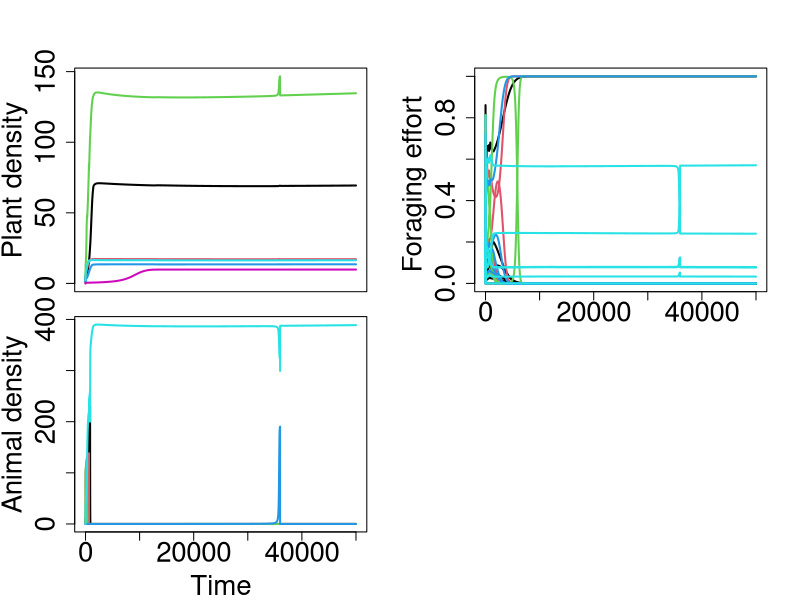
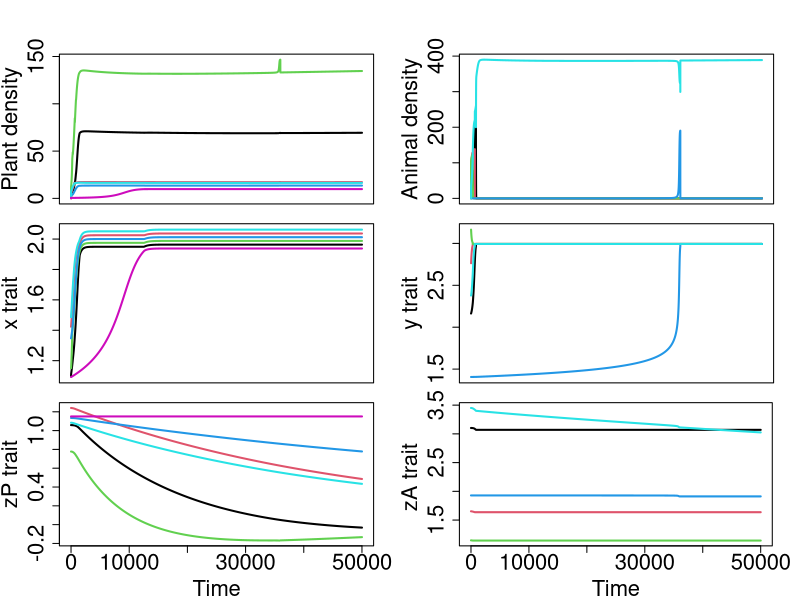

The R source for these figures, in order: (Note: this script raises an error after producing the figures.)
# Packages required for ODE and network metrics
library(deSolve)



M=6# No. of plant
N=5 # No. of animal
#set.seed(123)
{xP0=runif(M,1,1.5)
  xA0=runif(N,1,3.5)
  zP0=runif(M,0.5,1.5)
  zA0=runif(N,1,3.5)
  xm=2
  ym=3
  sd_k=exp(-1)
  sd_c=exp(-5)

  #Maximum carrying capacity
  K=10
  # Trait elongation cost
  lambdaP=0.08
  lambdaA=0.08
  # Intrinsic growth rate
  rP=matrix(runif(M,0,1), nr=M)
  rA=matrix(runif(N,0,1), nr=N)
  # floral resource production rate
  alpha=1*matrix(runif(M,0,1), nr=M)
  #floral resource decay rate
  w=1*matrix(runif(M,0,1), nr=M)

  mu=0.01
  s=0.05
  # Benefit scaling parameter
  c=1
  # Strength of assortative
  a=0.3

  #Initial foraging effort
  bet0<-matrix(1/M,M,N)
  #Initial density
  XP0<-matrix(runif(M,0,1), nr=M)
  XA0<-matrix(runif(N,0,1), nr=N)
  #Animal adaptation rate
  G=5*matrix(runif(N,1,2), nr=N)
  #Initial densities
  X0=rbind(XP0,XA0)}

# Mutualistic model function
lotka<-function(t,y,parameters){
  with(as.list(c(y,parameters)),{
    Xx<-y
    XP<-Xx[1:M]
    XA<-Xx[(M+1):(M+N)]
    bet<-matrix(Xx[(M+N+1):(M*N+M+N)],M,N)
    xP<-Xx[(M*N+M+N+1):(M*N+2*M+N)]
    zP<-Xx[(M*N+2*M+N+1):(M*N+3*M+N)]
    xA<-Xx[(M*N+3*M+N+1):(M*N+3*M+2*N)]
    zA<-Xx[(M*N+3*M+2*N+1):(M*N+3*M+3*N)]


    kP=K*exp(-((xP-xm)^2)/(2*(sd_k)^2))
    kA=K*exp(-((xA-ym)^2)/(2*(sd_k)^2))
    disMatP=c(matrix(xP,M,1))-matrix(xP,M,M, byrow = T)
    disMatA=c(matrix(xA,N,1))-matrix(xA,N,N, byrow = T)
    disMat=c(matrix(zP,M,1))-matrix(zA,M,N, byrow = T)
    cP=1*exp(-(disMatP^2)/(2*(sd_c)^2))
    cA=.1*exp(-(disMatA^2)/(2*(sd_c)^2))

    sigma_P=c*((1/(1+exp(-a*disMat)))-(exp(lambdaP*zP)-1))
    sigma_A=c*((1/(1+exp(a*disMat)))-matrix((exp(lambdaA*zA)-1),M,N, byrow = TRUE))



    dXP<-(rP-(rP*(cP%*%XP))/kP+(((sigma_P*bet)%*%XA)*(alpha))/(w+((sigma_A*bet)%*%XA)))

    dXA<-(rA-(rA*(cA%*%XA))/kA+(t(sigma_A*bet)%*%((alpha*XP)/(w+((sigma_A*bet)%*%XA)))))

    dX<-(Xx[1:(M+N)]*rbind(dXP,dXA))

    dbet<-((bet%*%diag(c(G)))*sweep((sigma_A*c(alpha)*c(XP))/c(w+((sigma_A*bet)%*%XA)),2,
                                   colSums((bet*sigma_A*c(alpha)*c(XP))/c(w+((sigma_A*bet)%*%XA))),"-"))


    #  Selection gradient of plant competitive trait
    gx=c(rP*XP/kP)*rowSums(cP*(-(xP-xm)/sd_k^2+disMatP/sd_c^2))

    # Selection gradient of plant mutualistic trait
    g_zi=(a*alpha*(((bet^2)*(sigma_P)*(sigma_A^2)*exp(a*disMat))%*%(XA^2)))/((((bet*sigma_A)%*%XA)+w)^2)+
      ((c(alpha)*bet*(a*sigma_P^2*exp(-a*disMat)-lambdaP*exp(lambdaP*zP)))%*%XA)/(((bet*sigma_A)%*%XA)+w)

    # Selection gradient of animal competitive trait
    gy=colSums((cA*(matrix((-(xA-ym)/sd_k^2),N,N,byrow = TRUE)+disMatA/sd_c^2))%*%diag(c((rA*XA/kA))))

    # Selection gradient of animal mutualistic trait
    g_zj=colSums((((c(-alpha*XP)*(bet^2)*(sigma_A)*(a*sigma_A^2*exp(a*disMat)-matrix(lambdaA*exp(lambdaA*zA),M,N, byrow = TRUE)))%*%diag((c(XA))))/c(((bet*sigma_A)%*%XA)+w)^2)+
                   (c(alpha*XP)*bet*(a*(sigma_A^2)*exp(a*disMat)-matrix(lambdaA*exp(lambdaA*zA),M,N, byrow = TRUE)))/c(((bet*sigma_A)%*%XA)+w))

    dxP=0.5*mu*s^2*XP*gx
    dzP=0.5*mu*s^2*XP*g_zi
    dxA=0.5*mu*s^2*XA*gy
    dzA=0.5*mu*s^2*XA*g_zj

    return(list(c(dX,dbet,dxP,dzP,dxA,dzA)))
  })
}


# Simulation of the model equation
{ yini=c(c(X0),c(bet0),xP0,zP0,xA0,zA0)
  times=seq(0,50000,1)
  parameters=list(rP=rP,rA=rA,alpha=alpha,w=w, G=G,c=c, a=a)
  solution<-ode(y=yini, times=times, func=lotka, parms=parameters)}

#Extraction of each state variables

{X<-as.matrix(solution[,2:(M+N+1)])
  ForEffMatA<-as.matrix(solution[,(M+N+2):(M*N+M+N+1)])
  x_trait<-as.matrix(solution[,(M*N+M+N+2):(M*N+2*M+N+1)])
  zP_trait<-as.matrix(solution[,(M*N+2*M+N+2):(M*N+3*M+N+1)])
  y_trait<-as.matrix(solution[,(M*N+3*M+N+2):(M*N+3*M+2*N+1)])
  zA_trait<-as.matrix(solution[,(M*N+3*M+2*N+2):(M*N+3*M+3*N+1)])
}

tail(X,5)
layout(matrix(1:4, ncol = 2), widths = 1, heights = c(1,1), respect = FALSE)
{
  par(mar = c(0.5, 4.5, 4.1, 2.0))
  matplot(X[,1:M], type = "l",lwd=2,lty = "solid" , pch = 1, col=1:M,
          main=NA,
          ylab = "Plant density", xlab = NA,xaxt="n",cex.lab=2.0,cex.axis=2.0)
  par(mar = c(4.1, 4.5, 1, 2.0))

  matplot(X[,(M+1):(M+N)], type = "l",lwd=2,lty = "solid" , pch=1,col = 1:N,
          main=NA, ylab = "Animal density", xlab = "Time",cex.lab=2.0,cex.axis=2.0)

  par(mar = c(0.5, 4.5, 4.1, 2.0))

  matplot(ForEffMatA, type = "l", lwd=2,lty ="solid" ,pch = 1, col = rep(1:N, each=M),
          main=NA ,ylab = "Foraging effort ",xlab="Time",
          cex.lab=2.0,cex.axis=2.0)
  #bipartite::plotweb(matrix(ForEffMatA[length(times),],M,N),method='normal')
}

layout(matrix(1:6, ncol = 2), widths = 1, heights = c(1,0.85,1), respect = FALSE)

{
  par(mar = c(0.5, 4.5, 4.1, 2.0))
  matplot(X[,1:M], type = "l",lwd=2,lty = "solid" , pch = 1, col=1:M,
          main=NA,
          ylab = "Plant density", xlab = NA,xaxt="n",cex.lab=2.0,cex.axis=2.0)

  par(mar = c(0.5, 4.5, 1, 2.0))
  matplot(x_trait, type = "l",lwd=2,lty = "solid" , pch = 1, col=1:M,
          main=NA,
          ylab = "x trait", xlab = NA,xaxt="n",cex.lab=2.0,cex.axis=2.0)
  par(mar = c(4.1, 4.5, 1, 2.0))
  matplot(zP_trait, lwd=2, type = "l",lty = "solid" , pch = 1, col=1:M,
          main=NA, ylab = "zP trait", xlab ="Time", cex.lab=2.0,cex.axis=2.0)

  par(mar = c(0.5, 4.5, 4.1, 2.0))
  matplot(X[,(M+1):(M+N)], type = "l",lwd=2,lty = "solid" , pch=1,col = 1:N,
          main=NA, ylab = "Animal density", xlab = NA,xaxt="n",cex.lab=2.0,cex.axis=2.0)

  par(mar = c(0.5, 4.5, 1, 2.0))
  matplot(y_trait, type = "l",lwd=2,lty = "solid" , pch=1,col = 1:N,
          main=NA, ylab = "y trait", xlab = "Time",xaxt="n",cex.lab=2.0,cex.axis=2.0)

  par(mar = c(4.1, 4.5, 1, 2.1))
  matplot(zA_trait, type = "l", lwd=2,lty ="solid" ,pch = 1, col = 1:N,
          main=NA ,ylab = "zA trait ",xlab="Time",
          cex.lab=2.0,cex.axis=2.0)
}


tail(X,5)
tail(x_trait,1)
tail(zP_trait,1)
tail(y_trait,1)
tail(zA_trait,1)


matrix(tail(ForEffMatA,1),M,N)

dev.copy(jpeg,"Densities2.jpeg",width = 300, height = 150,units = "mm", res = 400)

dev.off()





zA=zP=seq.int(1,10,1)
y1=exp(-(x^2)/(2*(exp(1))^2))
y2=1/(1+exp(0.6*x))
plot(x,y1,type = "l",lty = "solid" ,lwd=2, pch = 1)
plot(x,y2,type = "l",lty = "solid" ,lwd=2, pch = 1,col="blue")


x=seq(-5,5)
y=1/(1+exp(0.7*x))
plot(x,y,type = "l",lty = "solid" ,lwd=2, pch = 1)


disMat=c(matrix(zP,M,1))-matrix(zA,M,N, byrow = T)

sigma_P=c*((1/(1+exp(-a*disMat)))-(exp(0.1*zP)-1))
sigma_A=c*((1/(1+exp(a*disMat)))-matrix((exp(0.1*zA)-1),M,N, byrow = TRUE))
plot(disMat,sigma_P,col=1:10)
plot(disMat,sigma_A,col=1:10)



{xP0=c(1.56827,1.15267)
  xA0=c(2.6836,1.38599)
  zP0=c(0.82854,1.23288)
  zA0=c(2.43836,2.23784)
  xm=2
  ym=3
  sd_k=exp(-1)
  sd_c=exp(-2)

  #Maximum carrying capacity
  K=100
  # Trait elongation cost
  lambdaP=0.05
  lambdaA=0.05
  # Intrinsic growth rate
  rP=c(0.767,0.3717)
  rA=c(0.3111,0.3437)
  # floral resource production rate
  alpha=c(1,1)
  #floral resource decay rate
  w=c(1,1)

  mu=0.01
  s=0.05
  # Benefit scaling parameter
  c=.3
  # Strength of assortative
  a=0.3

  #Initial foraging effort
  bet0<-matrix(1/M,M,N)
  #Initial density
  XP0<-matrix(c(0.6761,0.727), nr=M)
  XA0<-matrix(c(0.978,0.1953), nr=N)
  #Animal adaptation rate
  G=matrix(c(10,20))
  #Initial densities
  X0=rbind(XP0,XA0)}

{xP0=runif(M,1,2.5)
  xA0=runif(N,1,3.5)
  zP0=runif(M,1,2.5)
  zA0=runif(N,1,3.5)
  xm=2
  ym=3
  sd_k=exp(-1)
  sd_c=exp(-2)

  # Intrinsic growth rate
  rP=matrix(runif(M,0,1), nr=M)
  rA=matrix(runif(N,0,1), nr=N)
  # floral resource production rate
  alpha=10*matrix(runif(M,0,1), nr=M)
  #floral resource decay rate
  w=10*matrix(runif(M,0,.1), nr=M)

  mu=0.01
  s=0.05
  #conversion rate
  c=30

  a=0.5

  #Initial foraging effort
  bet0<-matrix(1/M,M,N)
  # Initial floral resource abundance
  #Fi0<-matrix(runif(M,0,1), nr=M)
  #Initial density
  XP0<-matrix(runif(M,0,1), nr=M)
  XA0<-matrix(runif(N,0,1), nr=N)
  #Animal adaptation rate
  G=30*matrix(runif(N,1,2), nr=N)
  #Initial densities
  X0=rbind(XP0,XA0)}




gx=-(rP*XP*(xP-xm))/((sd_k^2)*kP)
g_zi=(a*alpha*(((bet^2)*(sigma_P)*(sigma_A^2)*exp(a*disMat))%*%(XA^2)))/((((bet*sigma_A)%*%XA)+w)^2)+
  (a*alpha*((bet*(sigma_P^2)*exp(-a*disMat))%*%XA))/(((bet*sigma_A)%*%XA)+w)
gy=-(rA*XA*(xA-ym))/((sd_k^2)*kA)
g_zj=colSums((((c(-a*alpha*XP)*(bet^2)*(sigma_A^3)*exp(a*disMat))%*%(XA))/c(((bet*sigma_A)%*%XA)+w)^2)+
               (c(a*alpha*XP)*bet*(sigma_A^2)*exp(a*disMat))/c(((bet*sigma_A)%*%XA)+w))





kP=100*exp(-((xP0-xm)^2)/(2*(sd_k)^2))
kA=100*exp(-((xA0-ym)^2)/(2*(sd_k)^2))
disMatP=c(matrix(xP0,M,1))-matrix(xP0,M,M, byrow = T)
disMatA=c(matrix(xA0,N,1))-matrix(xA0,N,N, byrow = T)
disMat=c(matrix(zP0,M,1))-matrix(zA0,M,N, byrow = T)
cP=1*exp(-(disMatP^2)/(2*(sd_c)^2))
cA=1*exp(-(disMatA^2)/(2*(sd_c)^2))

# sigma_P=c*((1/(1+exp(-a*disMat))))
# sigma_A=c*((1/(1+exp(a*disMat))))
sigma_P=c*((1/(1+exp(-a*disMat)))-(exp(lambdaP*zP0)-1))
sigma_A=c*((1/(1+exp(a*disMat)))-matrix((exp(lambdaA*zA0)-1),M,N, byrow = TRUE))


(c(rP*XP0/kP)*rowSums(cP))*(-(xP0-xm)/sd_k^2+rowSums(disMatP)/sd_c^2)
